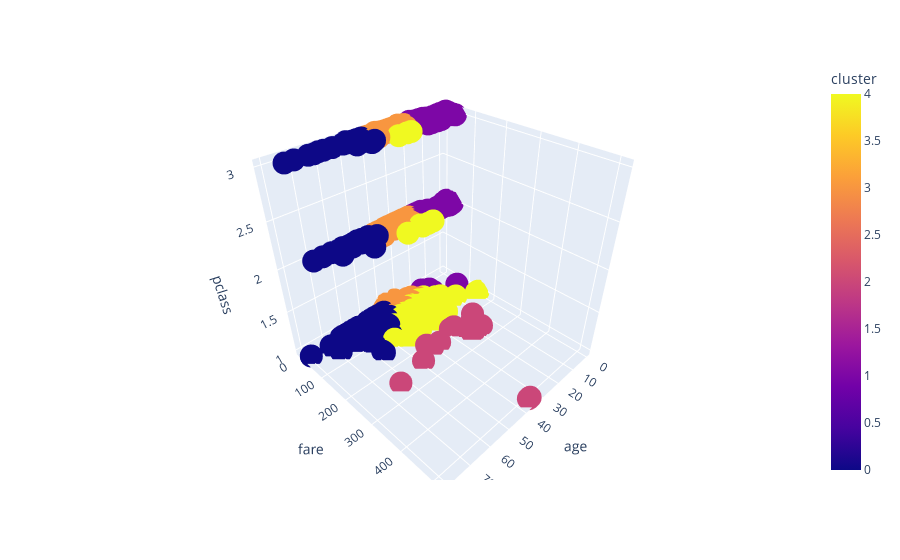

Source (notebook cell):
### Code cell
import plotly.express as px
fig=px.scatter_3d(df, x='age' ,z='pclass' ,y='fare' ,color='cluster')
fig.show()

### Figure 1 — Plotly figure (JSON) as saved in the notebook; plotly's stock layout.template omitted (floating-point values rounded to 4 significant figures; data arrays with more than 128 entries replaced by an {"elided": "..."} marker saying what was removed)
{"data": [{"hovertemplate": "age=%{x}<br>fare=%{y}<br>pclass=%{z}<br>cluster=%{marker.color}<extra></extra>", "legendgroup": "", "marker": {"color": {"elided": "891 int values"}, "coloraxis": "coloraxis", "symbol": "circle"}, "mode": "markers", "name": "", "scene": "scene", "showlegend": false, "type": "scatter3d", "x": {"elided": "891 float values"}, "y": {"elided": "891 float values"}, "z": {"elided": "891 int values"}}], "layout": {"coloraxis": {"colorbar": {"title": {"text": "cluster"}}, "colorscale": [[0, "#0d0887"], [0.1111, "#46039f"], [0.2222, "#7201a8"], [0.3333, "#9c179e"], [0.4444, "#bd3786"], [0.5556, "#d8576b"], [0.6667, "#ed7953"], [0.7778, "#fb9f3a"], [0.8889, "#fdca26"], [1, "#f0f921"]]}, "legend": {"tracegroupgap": 0}, "margin": {"t": 60}, "scene": {"domain": {"x": [0, 1], "y": [0, 1]}, "xaxis": {"title": {"text": "age"}}, "yaxis": {"title": {"text": "fare"}}, "zaxis": {"title": {"text": "pclass"}}}}}
